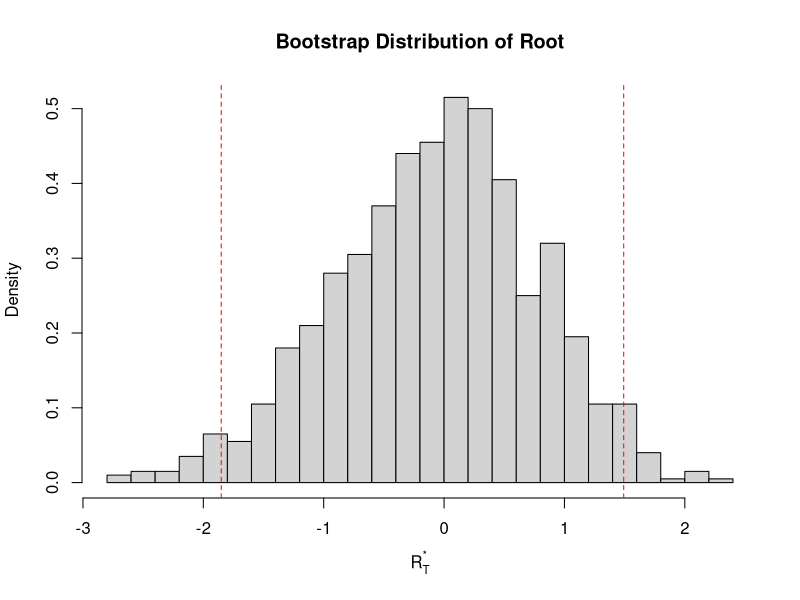

Source code (R):
##########################################################################################
# Kernel Functions and Their Fourier Transforms: Plotting and Saving
##########################################################################################

# Set working directory to the folder where this script is saved (only works in RStudio)
if (requireNamespace("rstudioapi", quietly = TRUE)) {
  setwd(dirname(rstudioapi::getActiveDocumentContext()$path))
}

# Set parameters
set.seed(123)
T <- 200                # Sample size
phi <- 0.6              # True AR(1) coefficient
sigma <- 1              # Std dev of white noise
S <- 1000               # Number of bootstrap replications

# Generate AR(1) data
y <- numeric(T)
eps <- rnorm(T, mean = 0, sd = sigma)
y[1] <- eps[1]
for (t in 2:T) {
  y[t] <- phi * y[t - 1] + eps[t]
}

# Step 1: Estimate phi_hat from original data using OLS
y_lag <- y[-T]
y_current <- y[-1]
phi_hat <- sum(y_current * y_lag) / sum(y_lag^2)

# Step 2: Compute residuals
residuals <- y_current - phi_hat * y_lag

# Step 3: Recenter residuals
res_centered <- residuals - mean(residuals)

# Bootstrap loop
RT_star <- numeric(S)

for (s in 1:S) {
  # Step 4: Resample residuals with replacement
  eps_star <- sample(res_centered, T, replace = TRUE)
  
  # Step 5: Generate bootstrap series
  y_star <- numeric(T)
  y_star[1] <- 0
  for (t in 2:T) {
    y_star[t] <- phi_hat * y_star[t - 1] + eps_star[t]
  }
  
  # Step 6: Estimate phi_star
  y_star_lag <- y_star[-T]
  y_star_current <- y_star[-1]
  phi_star <- sum(y_star_current * y_star_lag) / sum(y_star_lag^2)
  
  # Step 7: Compute bootstrap root
  RT_star[s] <- sqrt(T) * (phi_star - phi_hat)
}

# Summary and visualization
hist(RT_star, breaks = 30, probability = TRUE,
     main = "Bootstrap Distribution of Root",
     xlab = expression(R[T]^"*"))
abline(v = quantile(RT_star, c(0.025, 0.975)), col = "red", lty = 2)
